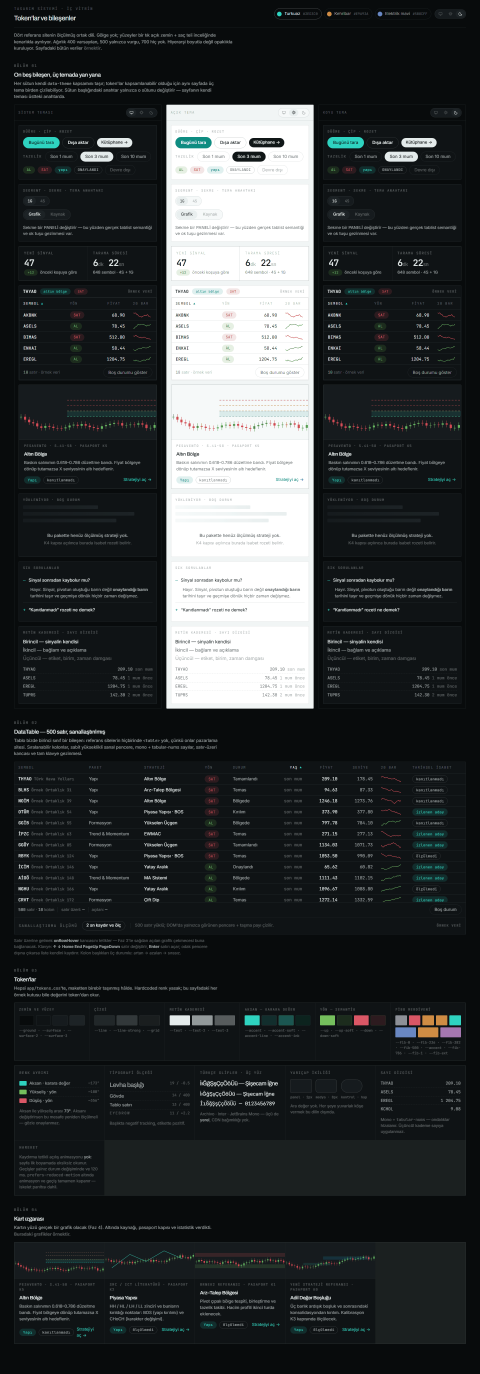
#> input picture docs/design/ui/tasarim-koyu-1440-i1.png, 1440 x 4122 px, found by its file name (shown at 1/3 size)
$ python kirp.py docs/design/ui/tasarim-koyu-1440-i1.png 0 300 1440 900 --olcek 1
#> lines starting #> are read from the running program, lines starting #| are printed output that depends on the picture
"""Ekran görüntüsünden bölge kırpar — görsel kabul döngüsünün "yakından bak" adımı.

Tam sayfa görüntüler küçültülerek okunduğu için ince kusurlar (glif eksikliği,
1px hizasızlık, kontrast) görünmez. Bu betik ilgili bölgeyi 1:1 ya da
büyütülmüş olarak ayrı bir dosyaya yazar.

    python tools/kirp.py docs/design/ui/tasarim-koyu-1440-i1.png 0 300 1440 900 --olcek 1
"""

from __future__ import annotations

import argparse
import pathlib
import sys

from PIL import Image

CIKTI = pathlib.Path(__file__).resolve().parents[1] / "docs" / "design" / "_gecici"


def main() -> int:
    ap = argparse.ArgumentParser()
    ap.add_argument("kaynak")
    ap.add_argument("x", type=int)
    ap.add_argument("y", type=int)
    ap.add_argument("w", type=int)
    ap.add_argument("h", type=int)
    ap.add_argument("--olcek", type=float, default=1.0)
    ap.add_argument("--ad", default=None)
    args = ap.parse_args()

    CIKTI.mkdir(parents=True, exist_ok=True)
    im = Image.open(args.kaynak)
#> im is the input picture: PIL image 1440x4122 P; mean R, G, B 49.5, 53.3, 54.5
    kutu = (args.x, args.y, min(args.x + args.w, im.width), min(args.y + args.h, im.height))
#> kutu = (0, 300, 1440, 1200)
    parca = im.crop(kutu)
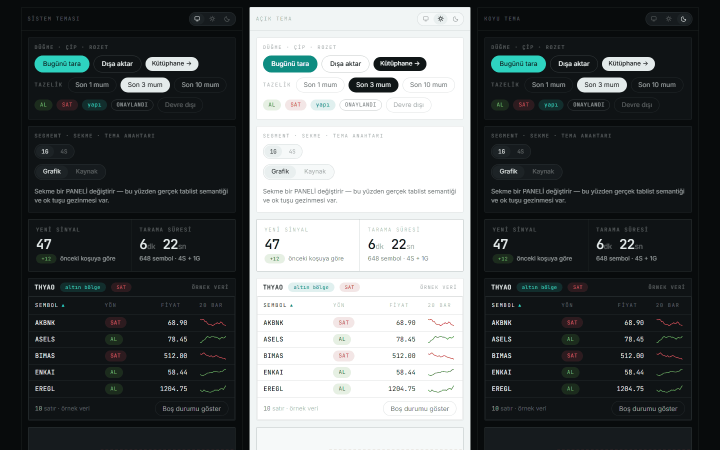
#> parca: PIL image 1440x900 P (shown at 1/2 size); mean R, G, B 87.2, 91.6, 92.4
    if args.olcek != 1.0:
        boy = (int(parca.width * args.olcek), int(parca.height * args.olcek))
        parca = parca.resize(boy, Image.LANCZOS)

    ad = args.ad or f"{pathlib.Path(args.kaynak).stem}-{args.x}x{args.y}.png"
    hedef = CIKTI / ad
    parca.save(hedef)
    print(f"{hedef}  {parca.width}x{parca.height}")
#| docs/design/_gecici/tasarim-koyu-1440-i1-0x300.png  1440x900
    return 0


if __name__ == "__main__":
    sys.exit(main())
#> (the program exits here)

$ run again, with docs/design/ui/tasarim-koyu-768-i1.png copied over docs/design/ui/tasarim-koyu-1440-i1.png
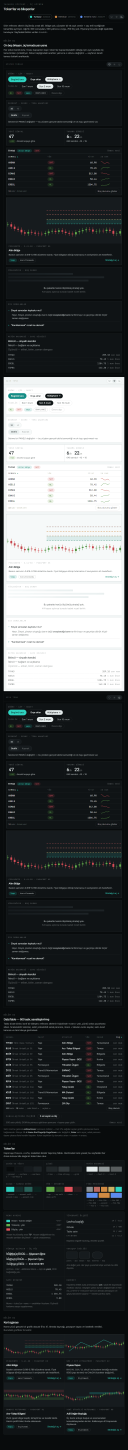
#> input picture docs/design/ui/tasarim-koyu-768-i1.png, 768 x 8696 px, found by its file name (shown at 1/6 size)
#> in main, im is the input picture: PIL image 768x8696 P; mean R, G, B 65.9, 69.6, 70.8
#> in main, `parca = im.crop(kutu)`:
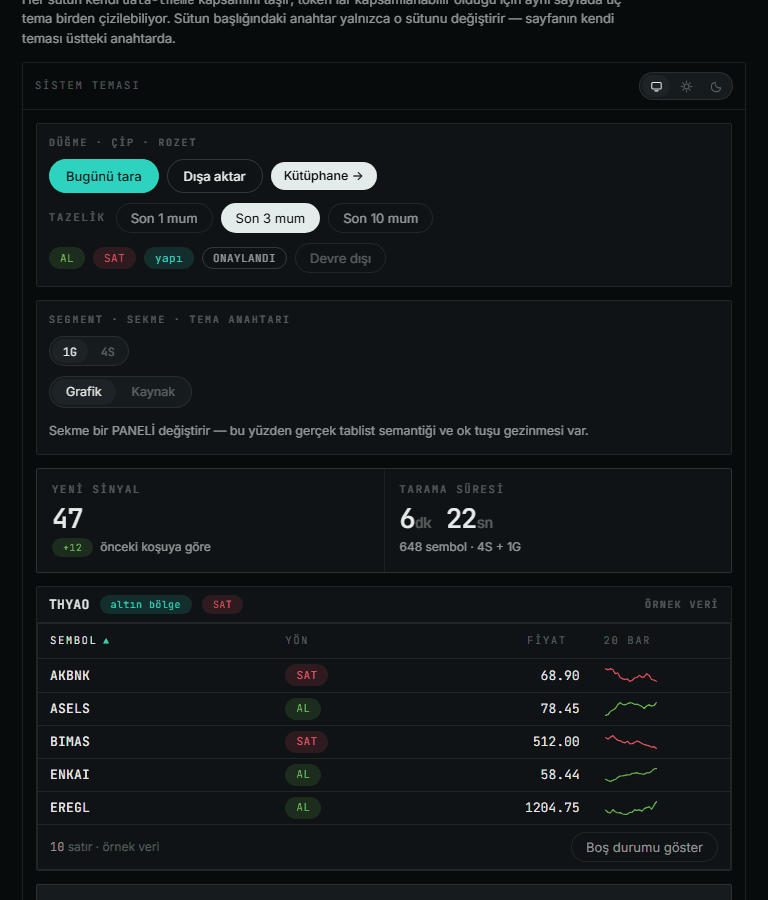
#> parca: PIL image 768x900 P; mean R, G, B 18.8, 23.5, 24.9
#| docs/design/_gecici/tasarim-koyu-1440-i1-0x300.png  768x900
